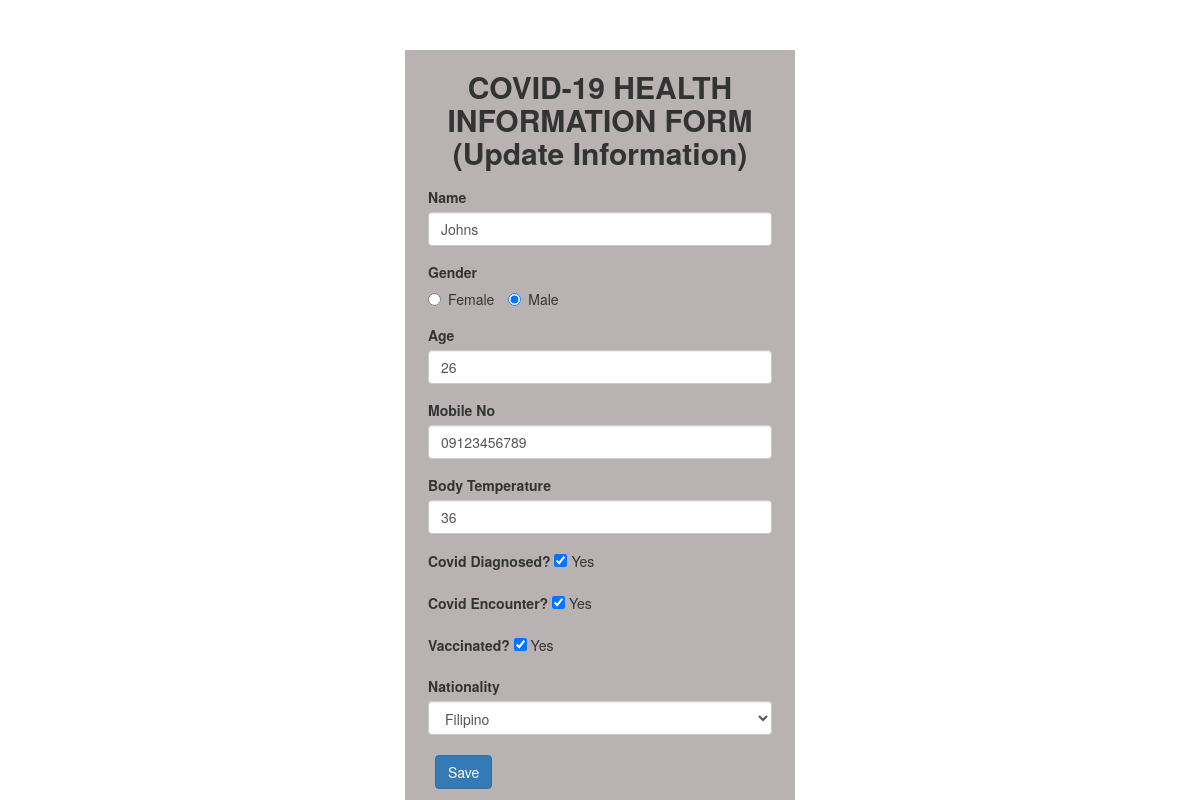
Page /update.php?id=4 on the committed database.
### tables this page shows
CREATE TABLE `details` (
  `id` int(10) UNSIGNED NOT NULL,
  `full_name` varchar(255) DEFAULT NULL,
  `gender` varchar(255) DEFAULT NULL,
  `age` varchar(255) DEFAULT NULL,
  `mobile_no` varchar(255) DEFAULT NULL,
  `body_temp` varchar(255) DEFAULT NULL,
  `covid_diagnosed` varchar(255) DEFAULT NULL,
  `covid_encounter` varchar(255) DEFAULT NULL,
  `vaccinated` varchar(255) DEFAULT NULL,
  `nationality` varchar(255) DEFAULT NULL
);

### update.php (the view, shortened to what this page needs)
<?php
$conn = new mysqli('localhost','id20534056_kent','/r-7{v>~-jI$Rlnm','id20534056_covid');
$result = mysqli_query($conn,"SELECT * FROM details WHERE id='" . $_GET['id'] . "'");
$row= mysqli_fetch_array($result);
?>
<html>
<head>
  <link rel="stylesheet" href="https://maxcdn.bootstrapcdn.com/bootstrap/3.3.6/css/bootstrap.min.css">
  <link rel="stylesheet" href="https://cdnjs.cloudflare.com/ajax/libs/font-awesome/4.7.0/css/font-awesome.min.css">
  <link rel="stylesheet" href="styles.css">
</head>
<body>
<form name="frmUser" method="post" action="">
<div class="col-xs-12" style="padding-top:50px !important;">
       <div class="col-xs-4"></div>
       <div class="col-xs-4 form-background">
        <h2 class="text-center"><strong>COVID-19 HEALTH INFORMATION FORM <br>(Update Information)</strong></h3>
        <form style="padding:5px;" class="row g-3" action="" method="post">
            <div class="col-xs-12 input-text">
              <label for="full_name" class="form-label">Name</label>
              <input type="text" placeholder="Enter your Full Name" class="form-control" name="full_name" value="<?php echo $row['full_name']; ?>">
            </div>
            <div class="col-xs-12 input-text">
              <label for="gender" class="form-label">Gender</label>
                <div>
                  <label class="radio-inline">
                    <input type="radio" name="gender" id="genderMale" value="Female" <?php echo  ($row['gender'] === "Female" ? "checked":""  ); ?>> Female
                  </label>
                  <label class="radio-inline">
                    <input type="radio" name="gender" id="genderFemale" value="Male" <?php echo  ($row['gender'] === "Male" ? "checked":""  ); ?>> Male
                  </label>
                </div>
            </div>
            <div class="col-xs-12 input-text">
              <label for="age" class="form-label">Age</label>
              <input type="text" placeholder="eg. 20" class="form-control" name="age" value="<?php echo $row['age']; ?>">
            </div>
            <div class="col-xs-12 input-text">
              <label for="mobile_no" class="form-label">Mobile No</label>
              <input type="text" placeholder="0912346789" class="form-control" name="mobile_no" value="<?php echo $row['mobile_no']; ?>">
            </div>
            <div class="col-xs-12 input-text">
              <label for="body_temp" class="form-label">Body Temperature</label>
              <input type="text" placeholder="eg. 35" class="form-control" name="body_temp" value="<?php echo $row['body_temp']; ?>">
            </div>
            <div class="col-xs-12 input-text">
              <label for="covid_diagnosed" class="form-label">Covid Diagnosed?</label>
              <input type="checkbox" name="covid_diagnosed" <?php echo  ($row['covid_diagnosed'] === "on" ? "checked":""  ); ?>> Yes
            </div>
            <div class="col-xs-12 input-text">
              <label for="covid_encounter" class="form-label">Covid Encounter?</label>
              <input type="checkbox" name="covid_encounter" <?php echo  ($row['covid_encounter'] === "on" ? "checked":""  ); ?>> Yes
            </div>
            <div class="col-xs-12 input-text">
              <label for="vaccinated" class="form-label">Vaccinated?</label>
              <input type="checkbox" name="vaccinated" <?php echo  ($row['vaccinated'] === "on" ? "checked":""  ); ?>> Yes
            </div>
            <div class="col-xs-12 input-text">
              <label for="nationality" class="form-label">Nationality</label>
              <select class="form-control" name="nationality">
                <option value="Filipino" <?php if($row['nationality'] === "Filipino") echo 'selected="selected"'; ?>>Filipino</option>
              </select>
            </div>
            <div class="col-xs-12" style="padding-top:12px !important; padding-bottom: 15px !important;">
              <button type="submit" class="btn btn-primary">Save</button>
            </div>
          </form>
        </div>
        <div class="col-xs-4"></div>
    </div>
</form>
</body>
</html>

### styles.css (style rules this page uses)
.form-background { background-color: #b8b2b2 !important; }
.input-text { padding: 8px !important; }

### rows in the picture
details: full_name "Johns", gender "☐ Female", gender "☑ Male", age "26", mobile_no "09123456789", body_temp "36", covid_diagnosed "☑", covid_encounter "☑", vaccinated "☑", nationality "Filipino"
